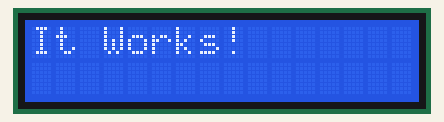
Simulated run of this program. Board: Raspberry Pi Pico running MicroPython. Shown: 16×2 character LCD. The clock reads 2024-03-15 10:24:30 at power-on unless the program sets it; library files of the repository ran but are not shown: lcd_api.py, pico_i2c_lcd.py; what the program prints to the serial console is not drawn.

Above: at 0.1 s.
At 5.04 s:
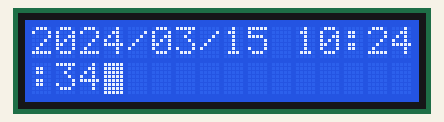
At 9.93 s:
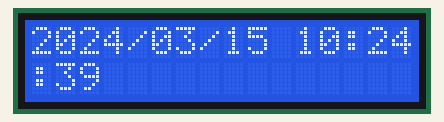
At 19.74 s:
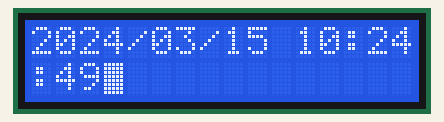
At 29.27 s:
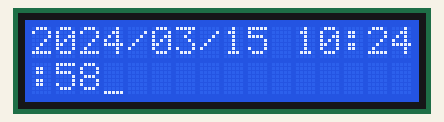
At 39.06 s:
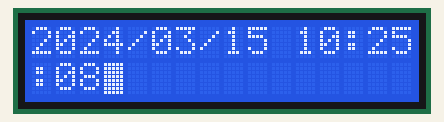

Measured:
- what the display in image 0 shows lasts 2.0 s, from 0.1 s to 2.1 s

The program:

clock.py
```python
import utime

from machine import I2C
from lcd_api import LcdApi
from pico_i2c_lcd import I2cLcd

I2C_ADDR = 0x27
I2C_NUM_ROWS = 2
I2C_NUM_COLS = 16


def test_main():
    # Test function for verifying basic functionality
    print("Running test_main")
    i2c = I2C(0, sda=machine.Pin(0), scl=machine.Pin(1), freq=400000)
    lcd = I2cLcd(i2c, I2C_ADDR, I2C_NUM_ROWS, I2C_NUM_COLS)
    lcd.putstr("It Works!")
    utime.sleep(2)
    lcd.clear()
    count = 0
    while True:
        lcd.clear()
        time = utime.localtime()
        lcd.putstr(
            "{year:>04d}/{month:>02d}/{day:>02d} {HH:>02d}:{MM:>02d}:{SS:>02d}".format(
                year=time[0],
                month=time[1],
                day=time[2],
                HH=time[3],
                MM=time[4],
                SS=time[5],
            )
        )
        print("Turning cursor on")
        utime.sleep(0.25)
        lcd.show_cursor()
        print("Turning cursor off")
        utime.sleep(0.25)
        lcd.hide_cursor()
        print("Turning blink cursor on")
        utime.sleep(0.25)
        lcd.blink_cursor_on()
        print("Turning blink cursor off")
        utime.sleep(0.25)


# if __name__ == "__main__":
test_main()
```
